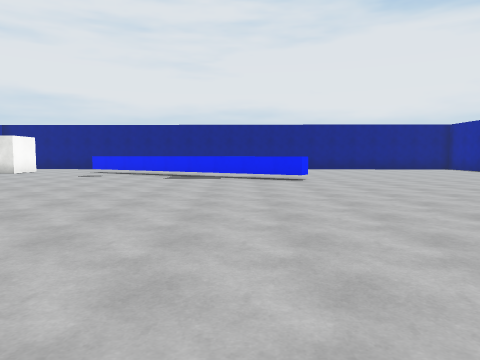
View 1 (above)

16 first-person views from a walk through a 3-D level made in the Unity game engine. The camera is 1.3 m above the floor, tilts 4° down and sees 70° across. The floor is counted in squares, 2 m on a side. Each view is taken from the middle of a square. On the plan, view 1 faces up. The plan holds only what a view shows up to about 10 squares ahead; the rest is blank. The place goes on beyond the plan. The player is left out. Surface patterns are stand-ins for the level's own textures.

View 2
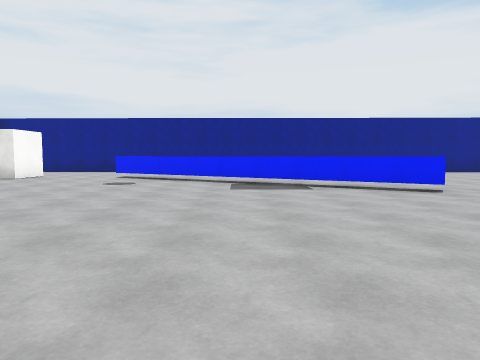

View 3
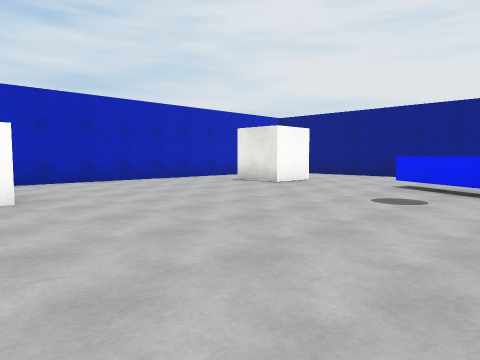

View 4
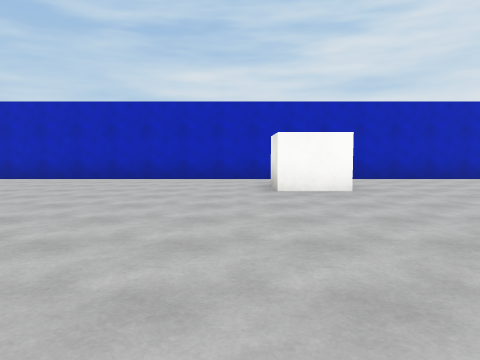

View 5
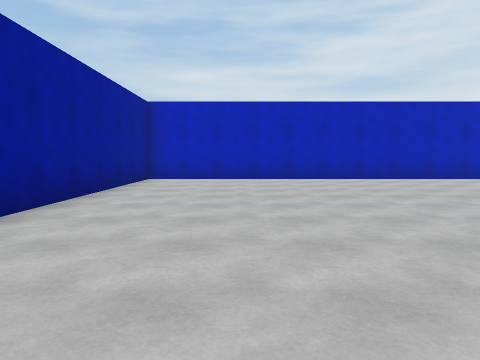

View 6
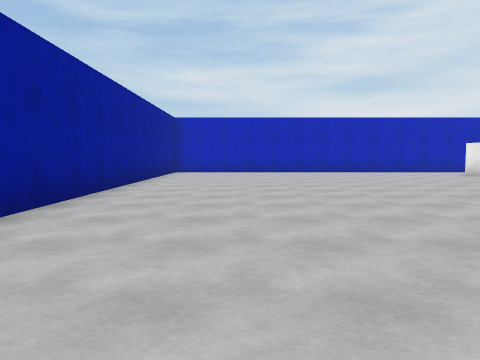

View 7
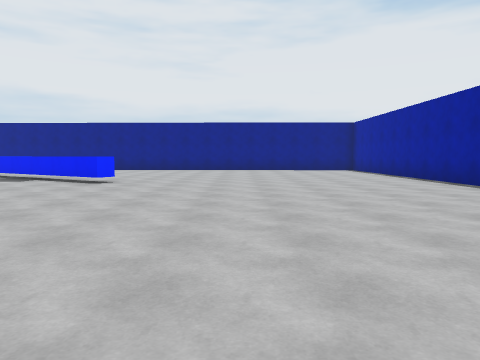

View 8
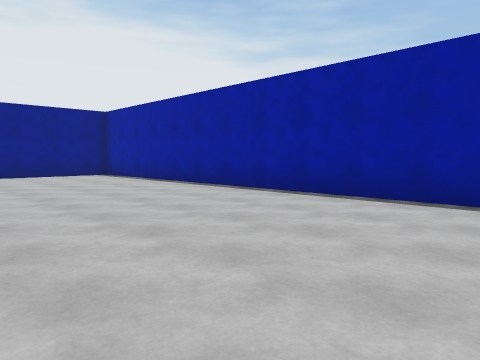

View 9
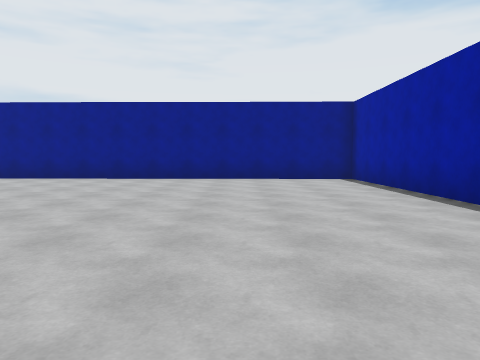

View 10
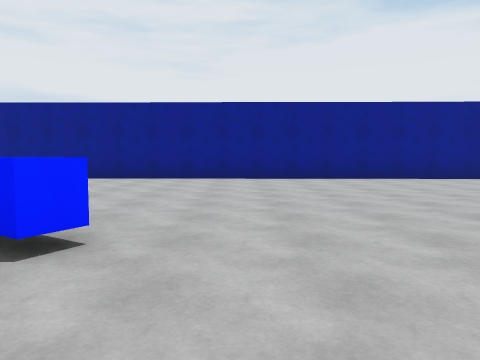

View 11
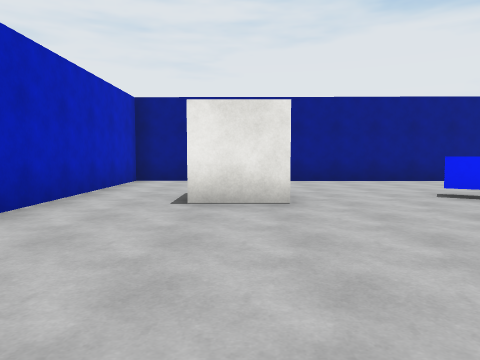

View 12
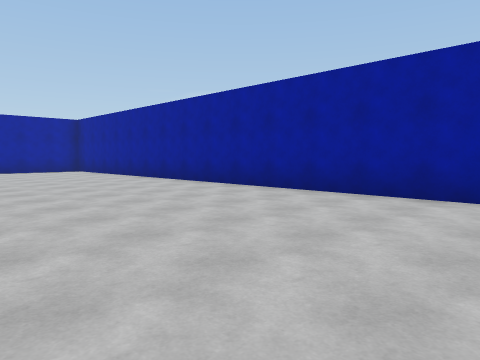

View 13
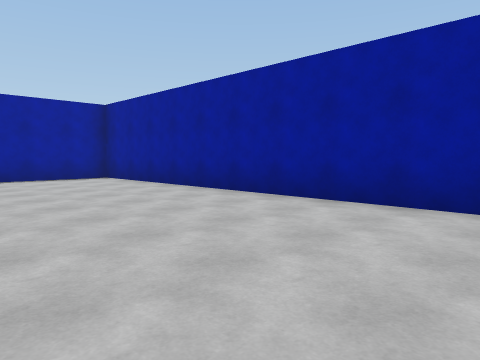

View 14
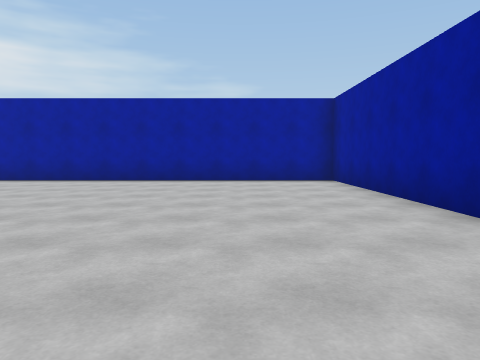

View 15
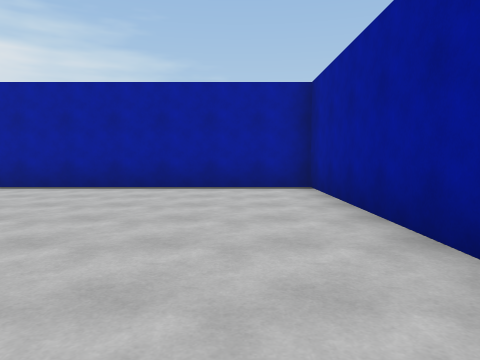

View 16
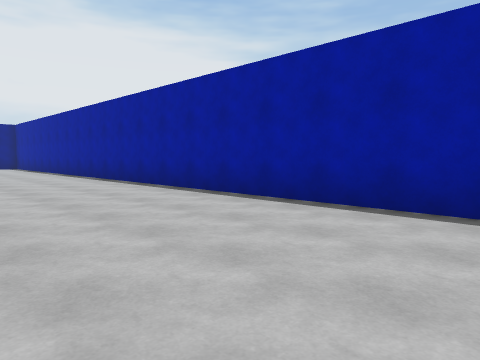

### Floor plan
Key: @ floor where view 1 was taken; # wall or solid block; . floor; ^ raised ledge.
Columns run from 12 left of view 1 to 11 right of it. Each row starts with its distance up from view 1.
 17 ########################
 16 #.. .....  ............#
 15 #.. ....   ............#
 14 #.. .....   ...........#
 13 #..#..#^^..............#
 12 #........^.............#
 11 #.........^^...........#
 10 #...........^^.........#
  9 #............#.........#
  8 #......................#
  7 # .#...................#
  6 #..#...................#
  5 #......................#
  4 #......................#
  3 #......................#
  2 #.............. .......#
  1 #.............   ......#
  0 #...........@..........#
 -1 #......................#
 -2 #......................#
 -3 #......................#
 -4 #......................#
 -5 ########################

Where each view was taken, in squares from view 1:
view 1: 0 up, 0 right, facing up
view 2: 3 up, 2 left, facing up
view 3: 6 up, 3 left, facing up-left
view 4: 5 up, 2 left, facing left
view 5: 2 down, 2 left, facing left
view 6: 2 down, 2 right, facing left
view 7: 1 up, 5 right, facing up
view 8: 5 up, 5 right, facing up-right
view 9: 7 up, 7 right, facing up
view 10: 7 up, 3 right, facing up
view 11: 8 up, 9 left, facing up
view 12: 1 up, 5 left, facing down-right
view 13: 0 up, 0 right, facing down-right
view 14: 2 down, 1 right, facing right
view 15: 3 down, 3 right, facing right
view 16: 3 down, 6 right, facing up-right
